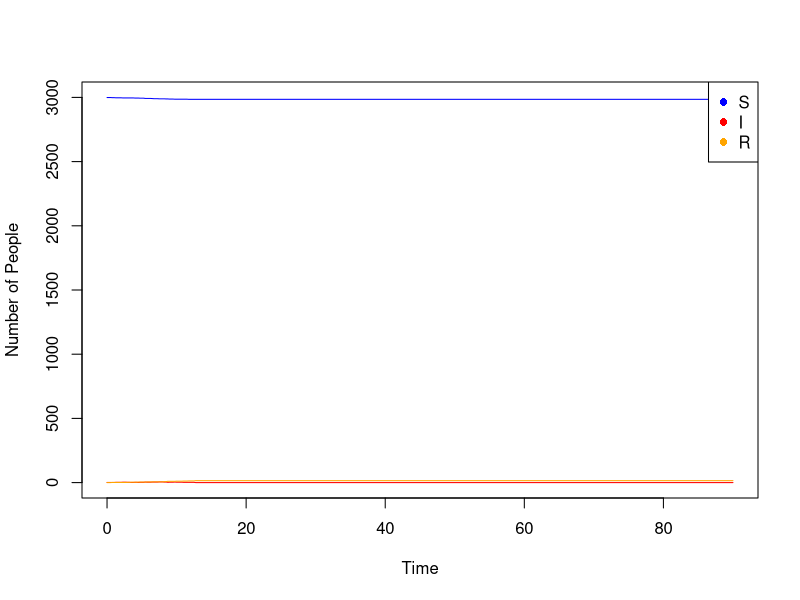
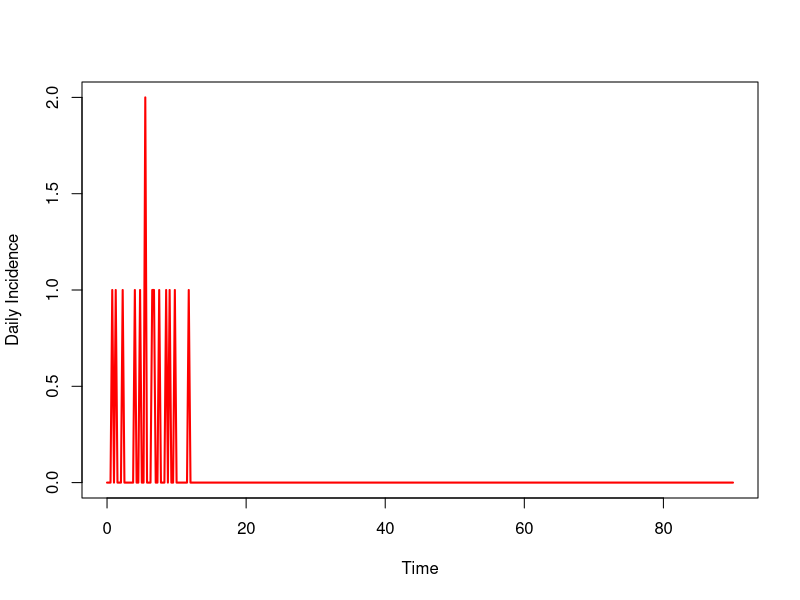
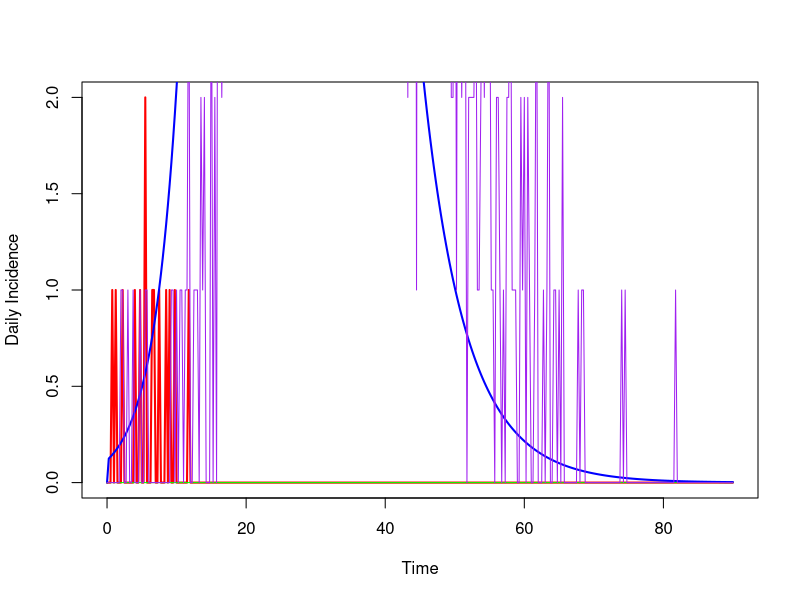
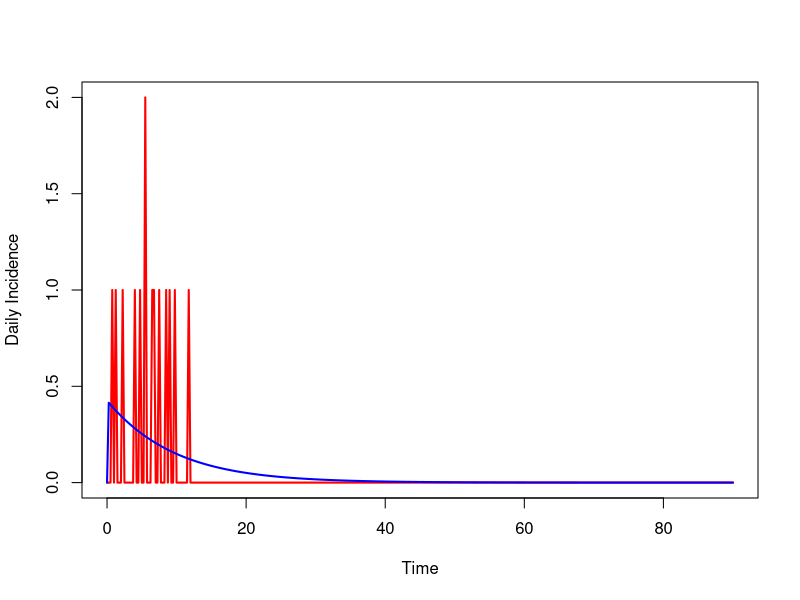

Write the R code that produced these figures, in order. (Note: this script raises an error after producing the figures.)
#############################################
# Week 3, Day 2 Modeling Workshop
# Fitting Curves - Estimates from Models
#############################################

#we are going to fit a model to another model, and then to data
#we need to set up some functions first!

#####################################################stochastic SIR

#here we have a function that creates a stochastic SIR
#it takes 6 arguments
#this is different than the functions we have used in past classes
#some of the parameters are now included as arguments in the function
#and in previous classes they were outside of the function
#both types work fine!
#the beta and gamma parameters are included
#initial_cond is the number of people in each compartment at the start
#max_time is the amount of time we will run the model for
#time_step is the units of time
#freq_dependent is an option that gives results in number of people 
#instead of proportions

#because this model stores the model results at each time step
#within the model function, the model can make changes at each time
#step  - this is called a discrete time model
#the model function also has to use a loop to work through the vlues
#here we are using this set up to apply a distribution (stochasticity)
#at each step to determine if people get infected or recover
#this is how the stochasticity is represented in the model
run_sir_model_stochastic <- function(beta, gamma, initial_cond, max_time, time_step, 
                                     freq_dependent){
    
    # setting up times vector + number of time steps
    times = seq(0, max_time, time_step)
    nsteps = length(times)
    
    # setting up storage objects for each class
    # this is where the model stores results from each time step
    # populating objects with the initial conditions (0 for incidence)
    S <- rep(NA, nsteps); S[1] = initial_cond['S']
    I <- rep(NA, nsteps); I[1] = initial_cond['I']
    R <- rep(NA, nsteps); R[1] = initial_cond['R']
    incidI <- rep(NA, nsteps); incidI[1] = 0
    N = S[1] + I[1] + R[1] 
    
    # divide beta by N if frequency dependent; otherwise divide by 1
    # this adds an 'N' to allow the results to be number of people
    beta_divisor <- ifelse(freq_dependent == TRUE, N, 1)
    
    # looping across all time steps except t=0
    for(ii in 2:nsteps){
        
        #here is where stochasticity is included
        # calculating per-person probability of infection, where rate = beta*I*dt
        pr_new_inf = 1 - exp(-time_step*beta/beta_divisor*I[ii-1])
        
        # calculating per-person probability of recovery, where rate = gamma*dt
        pr_new_rec = 1 - exp(-time_step*gamma)
        
        # randomly drawing actual number of infections + recoveries from 
        # calculated probabilities
        new_inf = rbinom(1, S[ii-1], pr_new_inf)
        new_rec = rbinom(1, I[ii-1], pr_new_rec)
        
        # updating classes: 
        # removing infections from S
        S[ii] = S[(ii-1)] - new_inf
        
        # adding infections, removing recoveries from I
        I[ii] = I[(ii-1)] + new_inf - new_rec
        
        # adding recoveries to R
        R[ii] = R[(ii-1)] + new_rec
        
        # tracking new infections in incidI
        incidI[ii] = new_inf
    }
    
    # creating output object
    out <- data.frame(cbind(times, S, I, R, incidI))
    
    return(out)
}

#here we run the stochastic model with the specified conditions:
epidemic1 <- run_sir_model_stochastic(beta=0.5, gamma=0.2, 
                                      initial_cond=c(S=2999, I=1, R=0), 
                                      max_time=90, time_step=0.25, freq_dependent=TRUE)

N = epidemic1$S[1] + epidemic1$I[1] + epidemic1$R[1] ## total population size

#here is a plot of all the compartments over time

plot(NA,NA,xlim=c(0,max(epidemic1$times)),ylim=c(0,N),xlab='Time',ylab='Number of People')
lines(epidemic1$time, epidemic1$S, col = 'blue', lty = 1)
lines(epidemic1$time, epidemic1$I, col = 'red', lty = 1)
lines(epidemic1$time, epidemic1$R, col = 'orange', lty = 1)
legend('topright', legend = c('S', 'I', 'R'), col = c('blue', 'red', 'orange'), pch = 16)
#it looks very similar to the plots we've made in the past except
#now there is noise

#we can count the number of new cases each day, which is the same
#as the number of people who leave the S class each day
#here we use a function called diff() to do this
tmp <- -diff(epidemic1[,"S"])
incidence1 <- cbind(epidemic1[,"times"], c(0,tmp))

#here is a plot of the incidence, where the noise is much more apparent
plot(incidence1, type="l", col="red", lwd=2, xlab="Time",
     ylab="Daily Incidence")

#because there is randomness included when we run a stochastic model, 
#we will get a different result every time we run the model, 
#even though the parameters haven't changed
#this illustrates the randomness of infections in real life
#here we run the stochastic model two more times
epidemic2 <- run_sir_model_stochastic(beta=0.5, gamma=0.2, 
                                      initial_cond=c(S=2999, I=1, R=0), 
                                      max_time=90, time_step=0.25, freq_dependent=TRUE)

epidemic3 <- run_sir_model_stochastic(beta=0.5, gamma=0.2, 
                                      initial_cond=c(S=2999, I=1, R=0), 
                                      max_time=90, time_step=0.25, freq_dependent=TRUE)

#and calculate the incidence for these two times
incidence2 <- cbind(epidemic2[,"times"], c(0,-diff(epidemic2[,"S"])))
incidence3 <- cbind(epidemic3[,"times"], c(0,-diff(epidemic3[,"S"])))

#here is a discrete sir model, set up in the same way as the
#function above (a discrete time model)
#again there are more arguments and the results of each time step
#are included in the model function
run_sir_model_discrete <- function(beta, gamma, initial_cond, max_time, time_step,
                                   freq_dependent){
    
    # setting up times vector + number of time steps
    times = seq(0, max_time, time_step)
    nsteps = length(times)
    
    # setting up storage objects for each class
    # populating objects with the initial conditions (0 for incidence)
    S <- rep(NA, nsteps); S[1] = initial_cond['S']
    I <- rep(NA, nsteps); I[1] = initial_cond['I']
    R <- rep(NA, nsteps); R[1] = initial_cond['R']
    incidI <- rep(NA, nsteps); incidI[1] = 0
    N = S[1] + I[1] + R[1] # population size
    
    # divide beta by N if frequency dependent; otherwise divide by 1
    beta_divisor <- ifelse(freq_dependent == TRUE, N, 1)
    
    # looping across all time steps except t=0
    for(ii in 2:nsteps){
        
        #there is no stochasticity here; the number infected
        #or recovered at each step is simply based on beta and gamma
        # calculating new infections in time step: beta*S*I*dt
        new_inf = time_step*beta/beta_divisor*S[ii-1]*I[ii-1]
        
        # calculating new recoveries in time step: gamma*I*dt
        new_rec = time_step*gamma*I[ii-1]
        
        # updating classes: 
        # removing infections from S
        S[ii] = S[(ii-1)] - new_inf
        
        # adding infections, removing recoveries from I
        I[ii] = I[(ii-1)] + new_inf - new_rec
        
        # adding recoveries to R
        R[ii] = R[(ii-1)] + new_rec
        
        # tracking new infections in incidI
        incidI[ii] = new_inf
    }
    
    # creating output object
    out <- data.frame(cbind(times, S, I, R, incidI))
    
    return(out)
}

#here we run the deterministic SIR model with the same starting 
#parameters as the stochastic model
epidemic1d<- run_sir_model_discrete(beta=0.5, gamma=0.2,initial_cond=c(S=2999,I=1,R=0),
                                    time_step=0.25, freq_dependent=TRUE, 
                                    max_time=max(epidemic1[,"times"]))

#we calculate incidence (number of new cases/day)
incidence1d <- cbind(epidemic1d[,"times"], c(0,-diff(epidemic1d[,"S"])))

#make a plot with the incidence from the three runs of
#the stochastic model and the deterministic model
plot(incidence1, type="l", col="red", lwd=2, xlab="Time",ylab="Daily Incidence")
lines(incidence1d, col="blue", lwd=2)
lines(incidence2, col="green")
lines(incidence3, col="purple")

#why do these plots look so different?


#it would be nice if we could have a deterministic model that 
#aligns with the stochastic model
#we can use a statistical goodness of fit metric: mean squared error (MSE)
#function to minimize MSE between deterministic model & stochastic model
my.err <- function(params, incidence.data) {
    
    epidemic.d<- run_sir_model_discrete(beta=params[1], gamma=params[2], 
                                        initial_cond = c(S=2999,I=1,R=0), 
                                        time_step=0.25,freq_dependent=TRUE, 
                                        max_time = max(incidence.data[,1]))
    
    incidence.d <- cbind(epidemic.d[,"times"], c(0,-diff(epidemic.d[,"S"])))
    
    err <- mean((incidence.d[,2] - incidence.data[,2])^2)
    
    return(err)
}

#now we use the optimize function to find the parameters that would
#create the best fitting model for the stochastic model data (incidence1)
fit <- optim(c(1,.5), my.err, incidence.data=incidence1)
#what are those parameter values?
print(fit)

#let's run the deterministic model again and tell it to use the
#optimized parameter values
epidemicFit<- run_sir_model_discrete(beta=fit$par[1], gamma=fit$par[2], 
                                     initial_cond = c(S=2999,I=1,R=0), 
                                     time_step=0.25,freq_dependent=TRUE, 
                                     max_time = max(epidemic1[,"times"]))
#caluculate the incidence from the optimized model
incidenceFit <- cbind(epidemicFit[,"times"], c(0,-diff(epidemicFit[,"S"])))

#and here is a plot of the stochastic incidence and the 
#incidence from the optimized model
plot(incidence1, type="l", col="red", lwd=2, xlab="Time",ylab="Daily Incidence")
lines(incidenceFit, col="blue", lwd=2)


######################################################Bangladesh data
#we can do the same thing with real data
#let's load some daily case counts for COVID-19 cases
casesAll <- read.csv('daily_cases_20210809.csv')

# lets extract the data for Bangladesh
casesB <- as.numeric(deathsAll[deathsAll$Country.Region=='Bangladesh',5:ncol(casesAll)])

# and look at the data: these are the cumulative number of reported cases
dates <- seq.Date(from=as.Date('2020/01/22'), to=as.Date('2021/08/08'), by=1)

#here is a plot of the cases
plot(dates, casesB, xlab="Time",ylab="Cumulative Cases")

#let's put the case totals with their date in a dataframe
dat<-data.frame(date=dates,cases=casesB)

#now we add a new variable to count the number of new daily cases (incidence)
dat$new<-c(0,diff(dat$cases))
#we add a variable to count time
dat$times<-seq(1,nrow(dat))

#now we can plot the incidence
plot(dat$date,dat$new,type='l',xlab="Time",ylab="Daily Incidence")

#the full pandemic shows some complexity with waves occurring 
#over time
#let's just take the first 300 days
incidenceB<-dat[1:300,c(4,3)]

#here is the beginning of the pandemic
plot(incidenceB)

#we modify the error function a little 
my.errB <- function(params, incidence.data) {
    
    epidemic.d<- run_sir_model_discrete(beta=params[1], gamma=params[2], 
                                        initial_cond = c(S=160000000,I=1,R=0), 
                                        time_step=1,freq_dependent=TRUE, 
                                        max_time = max(incidence.data[,1]))
    
    incidence.d <- cbind(epidemic.d[,"times"], c(0,-diff(epidemic.d[,"S"])))
    
    err <- mean((incidence.d[,2] - incidence.data[,2])^2)

    return(err)
}

#here we optimize the fit for a deterministic SIR model
fitB <- optim(c(1,1), my.errB, incidence.data=incidenceB)
print(fitB)

#we run a model using the optimized parameter values
epidemicFitB<- run_sir_model_discrete(beta=fitB$par[1], gamma=fitB$par[2], 
                                      initial_cond = c(S=160000000,I=1,R=0), 
                                      time_step=1,freq_dependent=TRUE,
                                      max_time=500)

#we calculate the incidence from that optimized model
incidenceFitB <- cbind(epidemicFitB[,"times"], c(0,-diff(epidemicFitB[,"S"])))

#we can look at the incidence from the real data and from the model
plot(incidenceB,type="l", col="red", lwd=2)
lines(incidenceFitB, col="blue", lwd=2)

#the model is doing its best, but why is it having a hard time 
#fitting the data?
